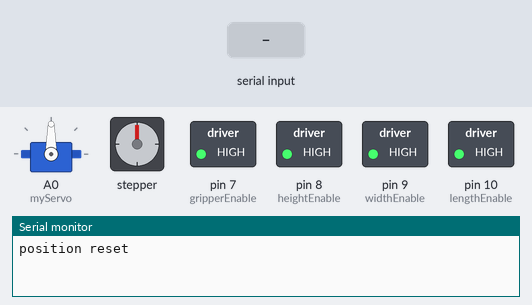
The sketch below on a simulated Arduino Uno, built with avr-gcc and run on an emulated ATmega328P. Shown: servo, stepper motor, switched loads named in the sketch (green lamp = pin HIGH), the last lines printed to the serial monitor. The test bench sets the inputs (shaded band). Stepper angles assume 200 steps per turn.

Above: at 2.7 s.
2.8 s: "RG\n" received over Serial
At 3.56 s:
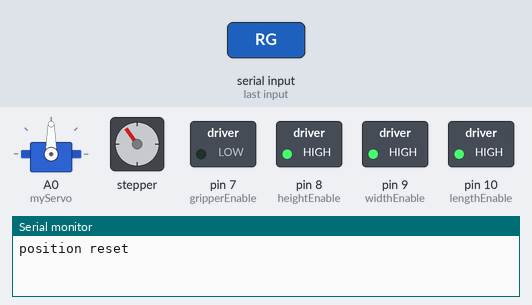
At 5.1 s:
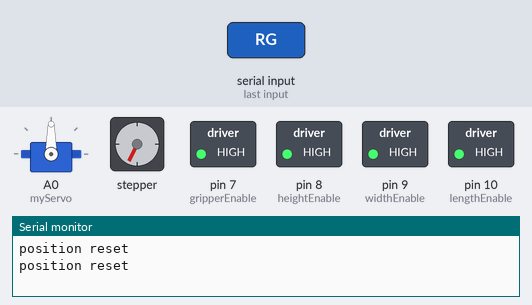
5.8 s: "A\n" received over Serial
At 6.4 s:
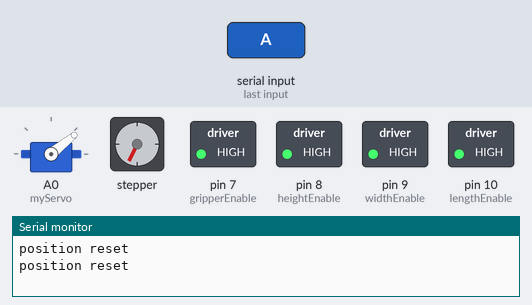
7.3 s: "H\n" received over Serial
8.8 s: "W\n" received over Serial
10.3 s: "L\n" received over Serial
11.8 s: "RG\n" received over Serial
At 12.56 s:
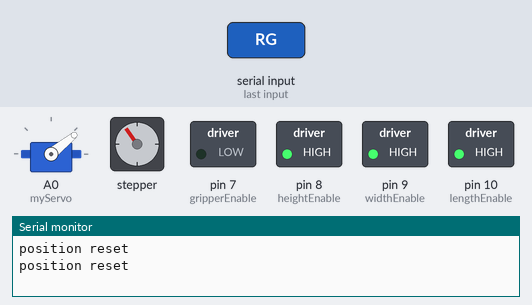
Timing chart, 0 to 14.8 s (numbered marks = the images above; inputs shaded):
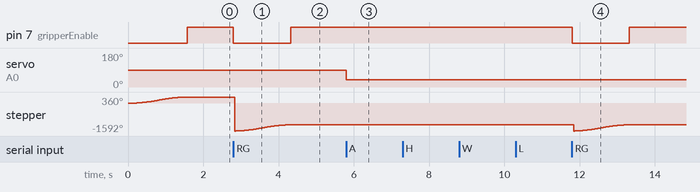

Measured:
- after the input at 2.8 s, pin 7 (gripperEnable): HIGH → LOW at once, → HIGH 1.5 s later; stepper: turns 1952° counter-clockwise in 0.00 s, then 357° clockwise in 1.5 s
- after the input at 5.8 s, servo on A0 (myServo): 90° → 39° at once
- after the input at 11.8 s, pin 7 (gripperEnable): HIGH → LOW at once, → HIGH 1.5 s later; stepper: turns 357° counter-clockwise in 0.00 s, then 357° clockwise in 1.5 s
- by itself, stepper: turns 360° clockwise in 1.5 s

The sketch:

Rail_Gripper_integrated_module.ino
```cpp
#include <AccelStepper.h>
#include <Servo.h>

#define dirPinLength 6
#define stepPinLength 13

#define dirPinGrip 2
#define stepPinGrip 3
#define dirPinHeight 4
#define stepPinHeight 5

#define gripperEnable 7
#define heightEnable 8
#define widthEnable 9
#define lengthEnable 10

#define dirPinWidth 11
#define stepPinWidth 12

#define motorInterfaceType 1
volatile int servoAngle=90;
volatile int targetServoAngle=0;
AccelStepper gripperStepper = AccelStepper(motorInterfaceType, stepPinGrip, dirPinGrip);
AccelStepper heightStepper = AccelStepper(motorInterfaceType, stepPinHeight, dirPinHeight);
AccelStepper widthStepper = AccelStepper(motorInterfaceType, stepPinWidth, dirPinWidth);
AccelStepper lengthStepper = AccelStepper(motorInterfaceType, stepPinLength, dirPinLength);
Servo myServo;

void setup() {
  pinMode(widthEnable,OUTPUT);
  digitalWrite(widthEnable,HIGH);
  pinMode(lengthEnable,OUTPUT);
  digitalWrite(lengthEnable,HIGH);
  pinMode(gripperEnable,OUTPUT);
  digitalWrite(gripperEnable,LOW);
  pinMode(heightEnable,OUTPUT);
  digitalWrite(heightEnable,HIGH);
  myServo.attach(A0);
  gripperStepper.setMaxSpeed(300);
  gripperStepper.setAcceleration(300);
  heightStepper.setMaxSpeed(300);
  heightStepper.setAcceleration(300);
  widthStepper.setMaxSpeed(180);
  widthStepper.setAcceleration(300);
  lengthStepper.setMaxSpeed(300);
  lengthStepper.setAcceleration(300);
  Serial.begin(9600);
  resetGripperPosition();
  resetHeight();
  resetWidth();
  resetLength();
  gripperStepper.setCurrentPosition(clawSpacingToSteps(0.7));

}

void loop() {
  receiveCommands();

}

void driveClaw(){
while (gripperStepper.distanceToGo()!=0 || heightStepper.distanceToGo()!=0){
  driveGripperStepper();
  driveHeightStepper();
  }
}

void resetHeight(){

}
void resetWidth(){

}
void resetLength(){


}

void receiveCommands(){
 if (Serial.available()>0){
  String tempstr=Serial.readStringUntil(10);
    if (tempstr.indexOf("A")==0){ //Adjust angle
      tempstr.remove(0,1);
      myServo.write(tempstr.toInt()+39);
    }
    if (tempstr.indexOf("G")==0){ //Adjust gripper finger spacing
      tempstr.remove(0,1);
      heightStepper.move(heightAdjustment(gripperStepper.currentPosition(),clawSpacingToSteps(tempstr.toFloat())));
      gripperStepper.setSpeed(300*heightAdjustment(gripperStepper.currentPosition(),clawSpacingToSteps(tempstr.toFloat()))/abs(gripperStepper.currentPosition()-clawSpacingToSteps(tempstr.toFloat())));
      gripperStepper.moveTo(clawSpacingToSteps(tempstr.toFloat()));

    }
    if (tempstr.indexOf("H")==0){
      tempstr.remove(0,1);
      heightStepper.move(tempstr.toFloat()/0.4*200.0);//adjust height platform
      digitalWrite(heightEnable,LOW);
      delay(3);
      heightStepper.runToPosition();
      delay(3);
      digitalWrite(heightEnable,HIGH);
    }
    if (tempstr.indexOf("W")==0){//adjust width platform
      tempstr.remove(0,1);
      if (tempstr.toFloat()<0){
      takeSteps(-1*tempstr.toFloat()/0.4*200,LOW,dirPinWidth, stepPinWidth, widthEnable);
      }else{
      takeSteps(tempstr.toFloat()/0.4*200,HIGH,dirPinWidth, stepPinWidth, widthEnable);
      }
    }
    if (tempstr.indexOf("L")==0){//adjust length platform
      tempstr.remove(0,1);
      if (tempstr.toFloat()<0){
      takeSteps(-1.0*tempstr.toFloat()/0.8*200,LOW,dirPinLength, stepPinLength, lengthEnable);
      }else{
      takeSteps(tempstr.toFloat()/0.8*200,HIGH,dirPinLength, stepPinLength, lengthEnable);
      }
    }
    if (tempstr.indexOf("RG")==0){//reinitializes gripper position
      resetGripperPosition();
    }
  }
}

void driveGripperStepper(){
   if (gripperStepper.distanceToGo()!=0){
   digitalWrite(gripperEnable,LOW);
   delay(3);
   gripperStepper.run();
   delay(3);
  }
digitalWrite(gripperEnable,HIGH);//turn off current to motor
}

void driveHeightStepper(){
  if (heightStepper.distanceToGo()!=0){
   digitalWrite(heightEnable,LOW);
   delay(3);
   heightStepper.run();
   delay(3);
  }
  digitalWrite(heightEnable,HIGH);//turn off current to motor
}

void resetGripperPosition(){
  digitalWrite(gripperEnable,LOW);
  delay(5);
  gripperStepper.moveTo(gripperStepper.currentPosition()+200);
  gripperStepper.runToPosition(); //this ensures stepper is reset to fully closed position
  gripperStepper.setCurrentPosition(clawSpacingToSteps(0.7));
  Serial.println("position reset");
   digitalWrite(gripperEnable,HIGH);
}

int clawSpacingToSteps(float spacing){
//This function converts the desired finger spacing into claw stepper position
//it does this by solving the gripper equation using bisection
float dLow=1;
float dHigh=4;
float dAvg=(dLow+dHigh)/2;
  if ((clawFunc(dLow)-spacing)*(clawFunc(dHigh)-spacing)>0){
    //in the case that the target finger spacing is out of range, error is displayed
    Serial.println("Error: gripper target outside range. Please restart code.");
  }

  while (1){
    // bisection to solve gripper function
    if ((clawFunc(dAvg)-spacing)*(clawFunc(dHigh)-spacing)>0){
    dHigh=dAvg;
    }else{
    dLow=dAvg;
    }

    dAvg=(dLow+dHigh)/2;
    if (abs(clawFunc(dAvg)-spacing)<0.01){
      break;
    }
  }
    //1 rotation=200steps=0.4cm
return -1.0*dAvg/0.4*200;
}


int heightAdjustment(float initialPos, float finalPos){
  //input is initial and final position for gripper shift
  //returns height stepper position shift to compensate for gripper contraction;
  float dinitial=-initialPos*0.4/200;
  float dfinal=-finalPos*0.4/200;
return -1.0*(heightFunc(dinitial)-heightFunc(dfinal))/0.4*200.0;
}


float clawFunc(float D){
  //evaluate claw contraction function
float L1=2.3;
float L2=2.3;
float L3=2;
float theta2=130*3.14159/180;
float theta1=acos((D*D+L2*L2-L1*L1)/(2*L2*D));
float deltaP=L3*sin(3.14159-theta1-theta2);
return 1.0*(deltaP*2.0+1.9);
}

float heightFunc(float D){
  //evaluate height shift function
float L1=2.3;
float L2=2.3;
float L3=2;
float theta2=130*3.14159/180;
float theta1=acos((D*D+L2*L2-L1*L1)/(2*L2*D));
float deltaH=D+L3*cos(3.14159-theta1-theta2);
return 1.0*(deltaH);
}

void takeSteps(int n,int dir, int dirPin, int stepPin, int enablePin) {
    //Rotate "n" steps
  digitalWrite(dirPin, dir);
  digitalWrite(enablePin,LOW);
  delay(3);
  for(int x = 0; x < n; x++)
  {
    digitalWrite(stepPin, HIGH);
    delayMicroseconds(500);
    digitalWrite(stepPin, LOW);
    delayMicroseconds(500);
  }
  delay(3);
  digitalWrite(enablePin,HIGH);
}
```
